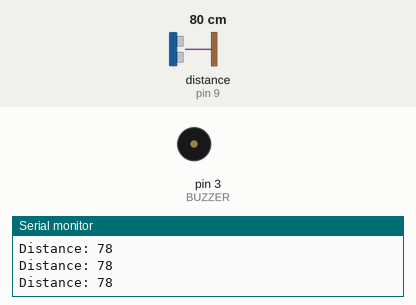
A sketch run on a simulated Arduino Uno, built with avr-gcc and run on an emulated ATmega328P. Parts: buzzer (waves = sounding, pin HIGH), the last lines printed to the serial monitor. Wiring (inferred from the names in the program): ultrasonic range finder: trigger pin 10; echo pin 9. The inputs (shaded band) are chosen by the test bench; at power-on: distance to the obstacle (sensor on pin 9) 80 cm. The echo pulse lasts 58.3 µs per cm; pins used as bus, display or sensor lines are not drawn.

Above: at 1.2 s.
1.3 s: distance to the obstacle (sensor on pin 9) set to 36 cm
2.8 s: distance to the obstacle (sensor on pin 9) set to 30 cm
At 2.94 s:
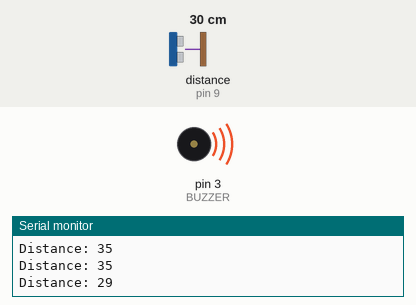
5.8 s: distance to the obstacle (sensor on pin 9) set to 20 cm
At 6.24 s:
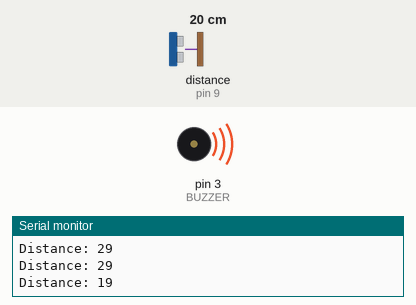
8.8 s: distance to the obstacle (sensor on pin 9) set to 17 cm
At 9.7 s:
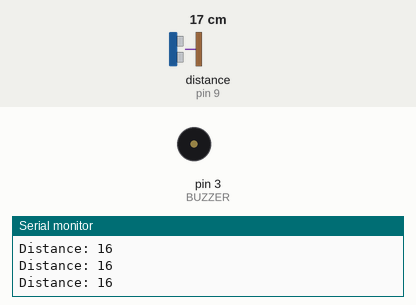
11.8 s: distance to the obstacle (sensor on pin 9) set to 12 cm
At 12.4 s:
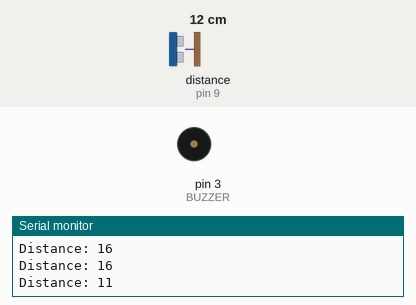
Timing chart, 0 to 15.8 s (numbered marks = the images above; inputs shaded):
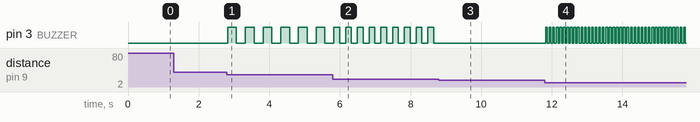

Measured:
- the behaviour switches between 34 and 33 cm on distance to the obstacle (sensor on pin 9) (found by bisection; images 0 and 1)
- the behaviour switches between 19 and 18 cm on distance to the obstacle (sensor on pin 9) (found by bisection; images 2 and 3)
- the behaviour switches between 14 and 13 cm on distance to the obstacle (sensor on pin 9) (found by bisection; images 3 and 4)
- after the input at 2.8 s, pin 3 (BUZZER): alternates HIGH for 0.25 s and LOW for 0.25 s, starting at once
- after the input at 5.8 s, pin 3 (BUZZER): alternates HIGH for 0.17 s and LOW for 0.17 s, starting after 0.19 s
- after the input at 8.8 s, pin 3 (BUZZER): stops changing and stays LOW
- after the input at 11.8 s, pin 3 (BUZZER): alternates HIGH for 0.05 s and LOW for 0.05 s, starting at once

The sketch:

Abdallah_Daradkeh_ultrasonic.ino
```cpp
// defines pins numbers
int BUZZER=3;
int trigPin = 10;
int echoPin = 9;
// defines variables
long duration;
int distance;
void setup() {
   Serial.begin(9600);
  pinMode(BUZZER, OUTPUT);
  pinMode(trigPin, OUTPUT); // Sets the trigPin as an Output
  pinMode(echoPin, INPUT); // Sets the echoPin as an Input
  Serial.begin(9600); // Starts the serial communication
}
void loop() {
  if(distance<33 & distance>27)
  {
      digitalWrite(BUZZER,HIGH);
      delay(250);
      digitalWrite(BUZZER,LOW);
      delay(250);
      digitalWrite(BUZZER,HIGH);
      delay(250);
      digitalWrite(BUZZER,LOW);
      delay(250);
  }
   if(distance<23 & distance>17)
  {
      digitalWrite(BUZZER,HIGH);
      delay(166.7);
      digitalWrite(BUZZER,LOW);
      delay(166.7);
      digitalWrite(BUZZER,HIGH);
      delay(166.7);
      digitalWrite(BUZZER,LOW);
      delay(166.7);
       digitalWrite(BUZZER,HIGH);
      delay(166.7);
      digitalWrite(BUZZER,LOW);
      delay(166.7);
  }
   if(distance<13 & distance>7)
  {
      digitalWrite(BUZZER,HIGH);
      delay(50);
      digitalWrite(BUZZER,LOW);
      delay(50);
      digitalWrite(BUZZER,HIGH);
      delay(50);
      digitalWrite(BUZZER,LOW);
      delay(50);
       digitalWrite(BUZZER,HIGH);
      delay(50);
      digitalWrite(BUZZER,LOW);
      delay(50);
      digitalWrite(BUZZER,HIGH);
      delay(50);
      digitalWrite(BUZZER,LOW);
      delay(50);
      digitalWrite(BUZZER,HIGH);
      delay(50);
      digitalWrite(BUZZER,LOW);
      delay(50);
      digitalWrite(BUZZER,HIGH);
      delay(50);
      digitalWrite(BUZZER,LOW);
      delay(50);
      digitalWrite(BUZZER,HIGH);
      delay(50);
      digitalWrite(BUZZER,LOW);
      delay(50);
       digitalWrite(BUZZER,HIGH);
      delay(50);
      digitalWrite(BUZZER,LOW);
      delay(50);
      digitalWrite(BUZZER,HIGH);
      delay(50);
      digitalWrite(BUZZER,LOW);
      delay(50);
      digitalWrite(BUZZER,HIGH);
      delay(50);
      digitalWrite(BUZZER,LOW);
      delay(50);
  }
if(distance<8 & distance>2)
  {
      digitalWrite(BUZZER,HIGH);
      delay(250);
  }
  // Clears the trigPin
  digitalWrite(trigPin, LOW);
  delayMicroseconds(2);
  // Sets the trigPin on HIGH state for 10 micro seconds
  digitalWrite(trigPin, HIGH);
  delayMicroseconds(10);
  digitalWrite(trigPin, LOW);
  // Reads the echoPin, returns the sound wave travel time in microseconds
  duration = pulseIn(echoPin, HIGH);
  // Calculating the distance
  distance = duration * 0.034 / 2;
  // Prints the distance on the Serial Monitor
  Serial.print("Distance: ");
  Serial.println(distance);
}
```
